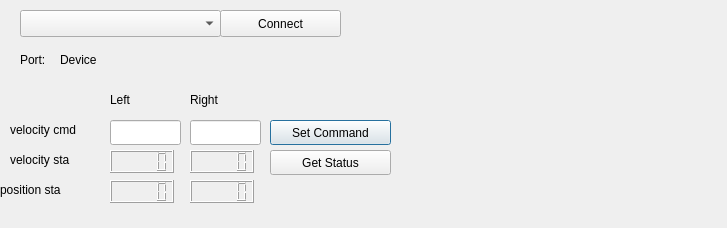
<?xml version="1.0" encoding="UTF-8"?>
<ui version="4.0">
 <class>LittlebotGui</class>
 <widget class="QDialog" name="LittlebotGui">
  <property name="geometry">
   <rect>
    <x>0</x>
    <y>0</y>
    <width>727</width>
    <height>228</height>
   </rect>
  </property>
  <property name="windowTitle">
   <string>Dialog</string>
  </property>
  <widget class="QPushButton" name="push_set_cmd">
   <property name="geometry">
    <rect>
     <x>270</x>
     <y>120</y>
     <width>121</width>
     <height>25</height>
    </rect>
   </property>
   <property name="text">
    <string>Set Command</string>
   </property>
  </widget>
  <widget class="QLineEdit" name="edit_left_cmd">
   <property name="geometry">
    <rect>
     <x>110</x>
     <y>120</y>
     <width>71</width>
     <height>25</height>
    </rect>
   </property>
  </widget>
  <widget class="QLineEdit" name="edit_right_cmd">
   <property name="geometry">
    <rect>
     <x>190</x>
     <y>120</y>
     <width>71</width>
     <height>25</height>
    </rect>
   </property>
  </widget>
  <widget class="QPushButton" name="push_get_status">
   <property name="geometry">
    <rect>
     <x>270</x>
     <y>150</y>
     <width>121</width>
     <height>25</height>
    </rect>
   </property>
   <property name="text">
    <string>Get Status</string>
   </property>
  </widget>
  <widget class="QLCDNumber" name="lcd_left_pos_status">
   <property name="geometry">
    <rect>
     <x>110</x>
     <y>150</y>
     <width>64</width>
     <height>23</height>
    </rect>
   </property>
  </widget>
  <widget class="QLCDNumber" name="lcd_left_vel_status">
   <property name="geometry">
    <rect>
     <x>110</x>
     <y>180</y>
     <width>64</width>
     <height>23</height>
    </rect>
   </property>
  </widget>
  <widget class="QLCDNumber" name="lcd_right_pos_status">
   <property name="geometry">
    <rect>
     <x>190</x>
     <y>150</y>
     <width>64</width>
     <height>23</height>
    </rect>
   </property>
  </widget>
  <widget class="QLCDNumber" name="lcd_right_vel_status">
   <property name="geometry">
    <rect>
     <x>190</x>
     <y>180</y>
     <width>64</width>
     <height>23</height>
    </rect>
   </property>
  </widget>
  <widget class="QLabel" name="left_lable">
   <property name="geometry">
    <rect>
     <x>110</x>
     <y>90</y>
     <width>66</width>
     <height>19</height>
    </rect>
   </property>
   <property name="text">
    <string>Left </string>
   </property>
  </widget>
  <widget class="QLabel" name="right_label">
   <property name="geometry">
    <rect>
     <x>190</x>
     <y>90</y>
     <width>66</width>
     <height>19</height>
    </rect>
   </property>
   <property name="text">
    <string>Right</string>
   </property>
  </widget>
  <widget class="QComboBox" name="combo_dev_serial_available">
   <property name="geometry">
    <rect>
     <x>20</x>
     <y>10</y>
     <width>201</width>
     <height>27</height>
    </rect>
   </property>
  </widget>
  <widget class="QPushButton" name="push_connect">
   <property name="geometry">
    <rect>
     <x>220</x>
     <y>10</y>
     <width>121</width>
     <height>27</height>
    </rect>
   </property>
   <property name="text">
    <string>Connect</string>
   </property>
  </widget>
  <widget class="QLabel" name="label_port">
   <property name="geometry">
    <rect>
     <x>20</x>
     <y>50</y>
     <width>41</width>
     <height>19</height>
    </rect>
   </property>
   <property name="text">
    <string>Port:</string>
   </property>
  </widget>
  <widget class="QLabel" name="label_device_port">
   <property name="geometry">
    <rect>
     <x>60</x>
     <y>50</y>
     <width>271</width>
     <height>19</height>
    </rect>
   </property>
   <property name="text">
    <string>Device</string>
   </property>
  </widget>
  <widget class="QLabel" name="left_lable_2">
   <property name="geometry">
    <rect>
     <x>10</x>
     <y>120</y>
     <width>91</width>
     <height>19</height>
    </rect>
   </property>
   <property name="text">
    <string>velocity cmd</string>
   </property>
  </widget>
  <widget class="QLabel" name="left_lable_3">
   <property name="geometry">
    <rect>
     <x>10</x>
     <y>150</y>
     <width>101</width>
     <height>20</height>
    </rect>
   </property>
   <property name="text">
    <string>velocity sta</string>
   </property>
  </widget>
  <widget class="QLabel" name="left_lable_4">
   <property name="geometry">
    <rect>
     <x>0</x>
     <y>180</y>
     <width>101</width>
     <height>20</height>
    </rect>
   </property>
   <property name="text">
    <string>position sta</string>
   </property>
  </widget>
 </widget>
 <resources/>
 <connections/>
</ui>
